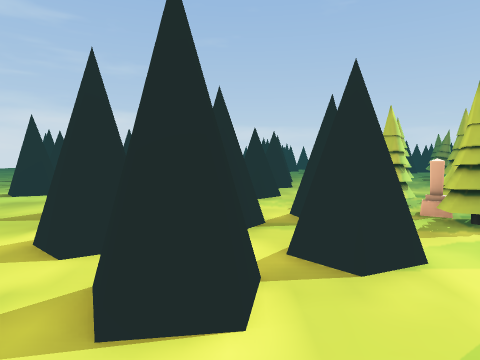
View 1 (above)

24 first-person views from a walk through a 3-D level made in the Unity game engine. The camera is 1.4 m above the floor, tilts 4° down and sees 75° across. The floor is counted in squares, 1 m on a side. Each view is taken from the middle of a square. On the plan, view 1 faces up. The plan holds only what a view shows up to about 14 squares ahead; the rest is blank. The place goes on beyond the plan. The player is left out. Some animated figures are not drawn.

View 2
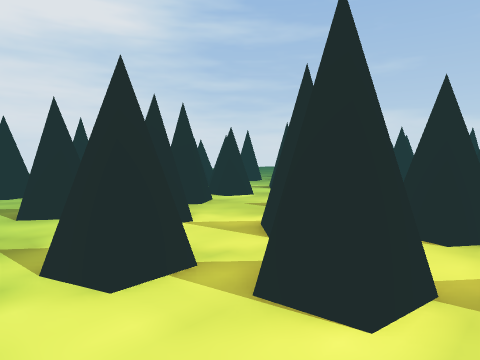

View 3
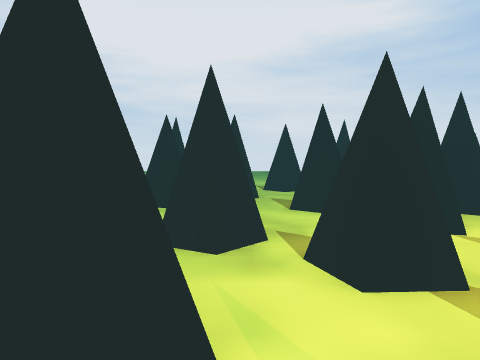

View 4
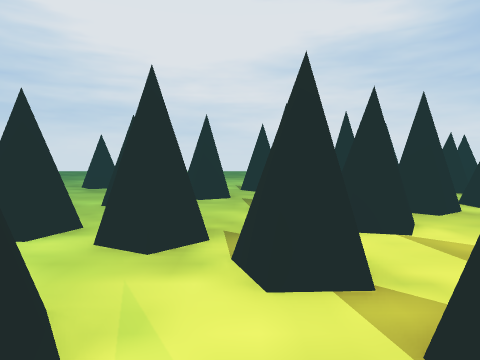

View 5
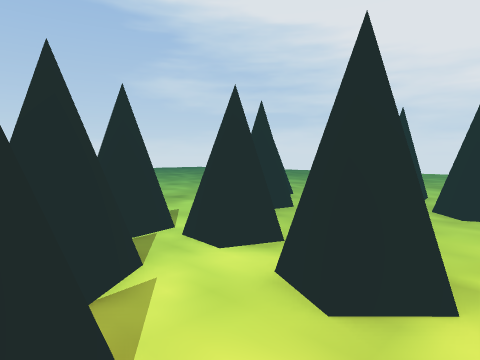

View 6
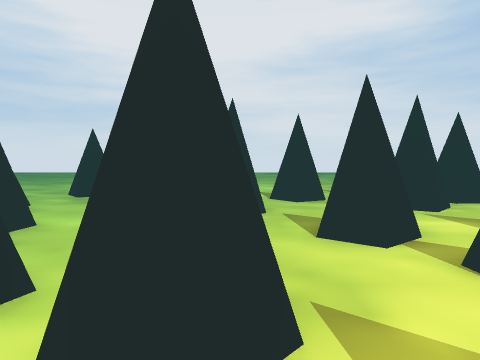

View 7
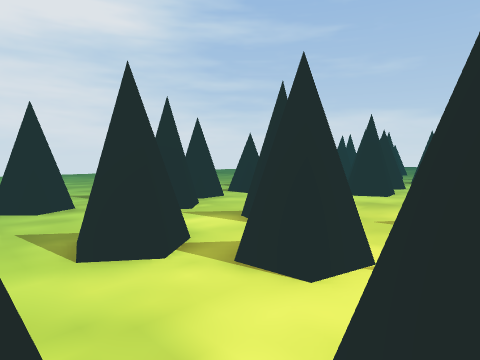

View 8
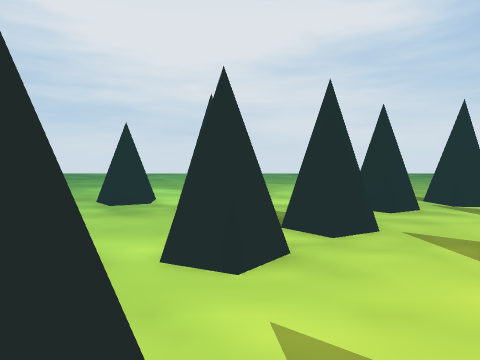

View 9
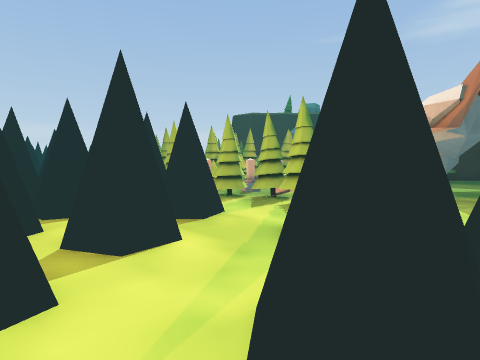

View 10
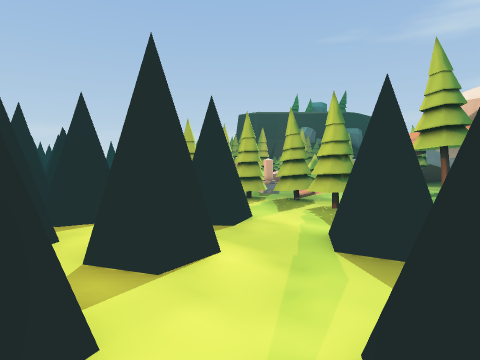

View 11
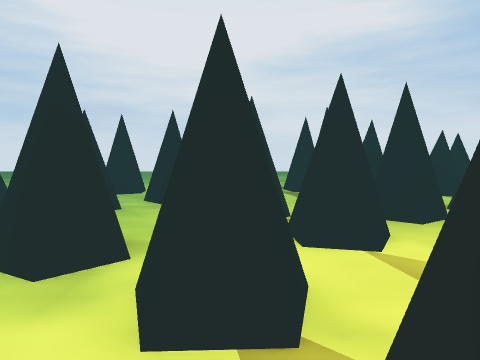

View 12
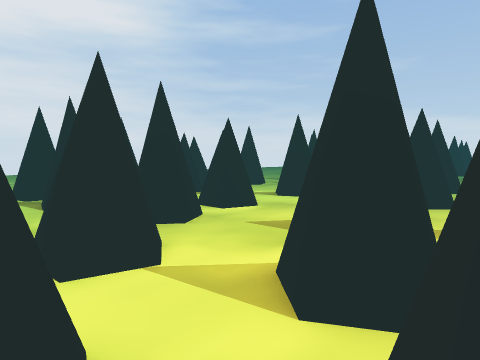

View 13
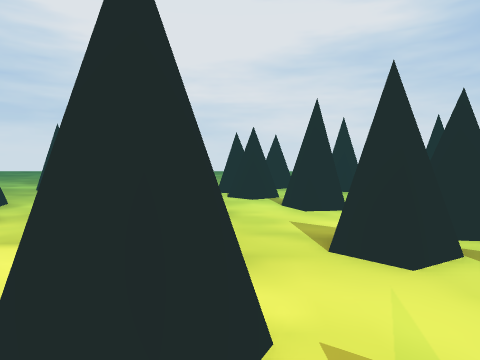

View 14
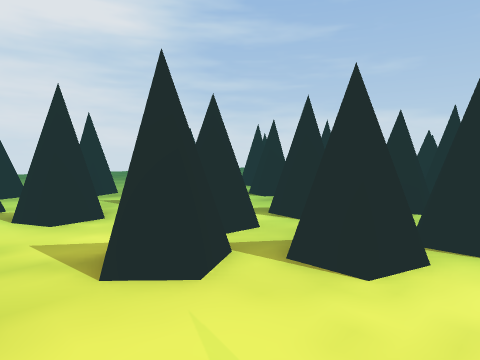

View 15
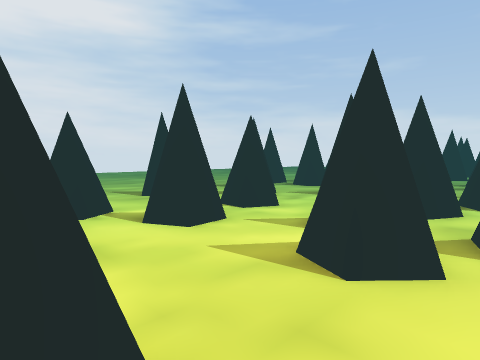

View 16
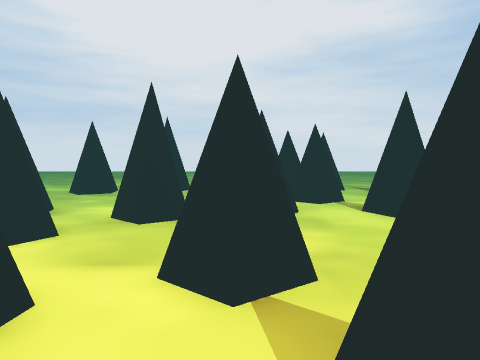

View 17
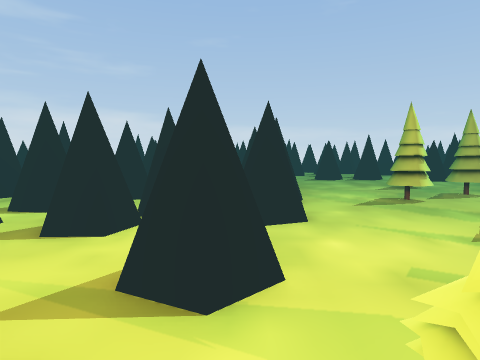

View 18
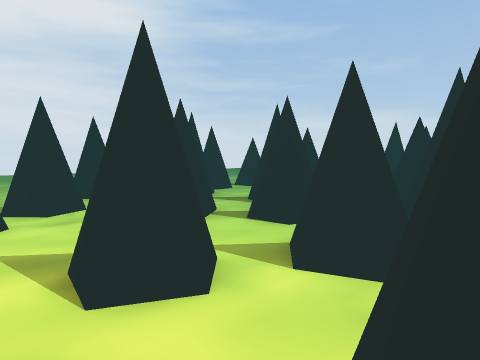

View 19
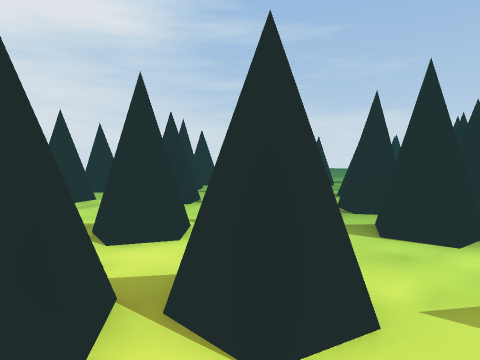

View 20
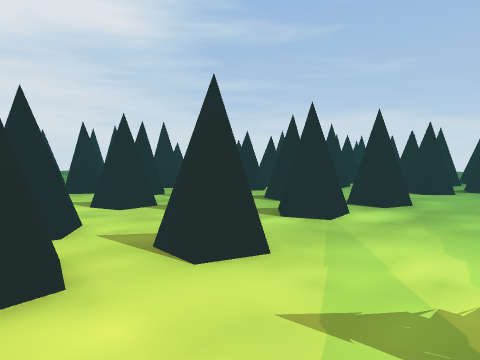

View 21
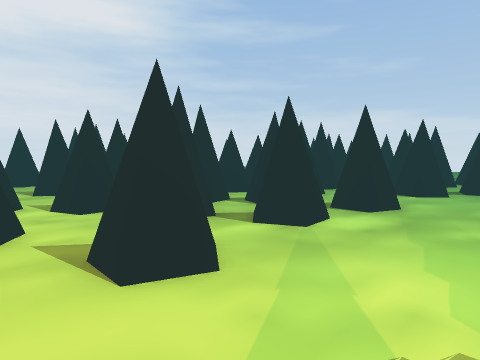

View 22
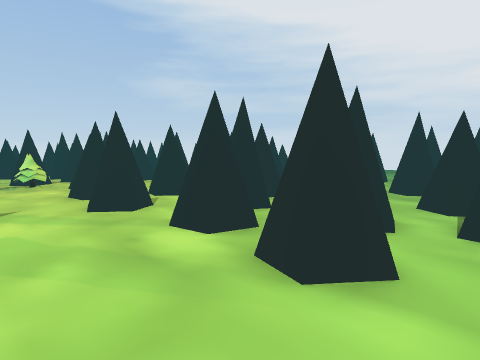

View 23
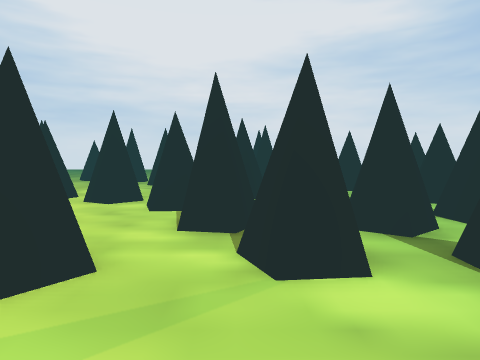

View 24
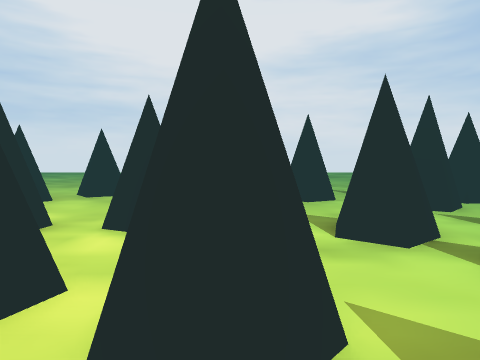

### Floor plan
Key: @ floor where view 1 was taken; # wall or solid block; x gap in a wall; . main floor; : floor 0.25 m higher than the main floor; + floor 0.5 m higher than the main floor; = window, fence, low wall or low ledge; T pine tree; M tombstone; H thing the floor can be seen under or through; R rock; O other object.
Columns run from 14 left of view 1 to 13 right of it. Each row starts with its distance up from view 1.
 27          ##. #. .....
 26       #=  #.##..=...
 25   #   x  .#.....#O...
 24  ##..  #.....##......
 23   ##..##.. ##=#=.....
 22    #...... ######...... ..
 21      ...##...##...........
 20  #....##=....##........TT
 19  #....##..##=...#...TT..T
 18     #.....=.....#...TT..
 17  .. #....##..#.........
 16  ...=#...##.=#x##.....
 15  ##..##..x..H..##....
 14 .##......#=HH........
 13 ..........HH... ....
 12 #=....#...HH..##...
 11 #==##.........##... .TT
 10 .####........#....TT. T
  9  .x...#...=..# .TTTT
  8   #...#=..#O. ..# .MO
  7  ##..........##.##.T.M.O
  6 ===#..HH...####. ..TT.
  5 ####..HH...## .# ..TT:
  4 ##......##..=####..T+
  3 .x....#.##...##...TTT     R
  2  #:...##...#=...=.    .. #R
  1 ................#  TT#..#RRR
  0 ... #.... #..=@.     .......
 -1 ... #....##..#x#
 -2 .....##..=..##
 -3  #  .##..#=##
 -4 .=...... #==
 -5 #.....#  .##
 -6 #=.#    ..
 -7 ...#    .
 -8 ..

Positions as (right, up) in squares from view 1, and headings:
1: (0, 0), facing up
2: (1, 0), facing up-left
3: (1, 0), facing left
4: (1, 1), facing left
5: (-1, 1), facing down-left
6: (-2, 0), facing left
7: (-3, 0), facing up-left
8: (-4, -2), facing left
9: (-3, -2), facing up-right
10: (-3, -1), facing up-right
11: (0, 2), facing left
12: (-1, 2), facing up-left
13: (1, 10), facing left
14: (0, 10), facing up-left
15: (-2, 8), facing up-left
16: (0, 8), facing left
17: (1, 8), facing up
18: (-1, 15), facing up-left
19: (1, 14), facing up-left
20: (6, 15), facing up-left
21: (6, 16), facing up-left
22: (6, 27), facing down-left
23: (6, 21), facing left
24: (-2, 17), facing left
